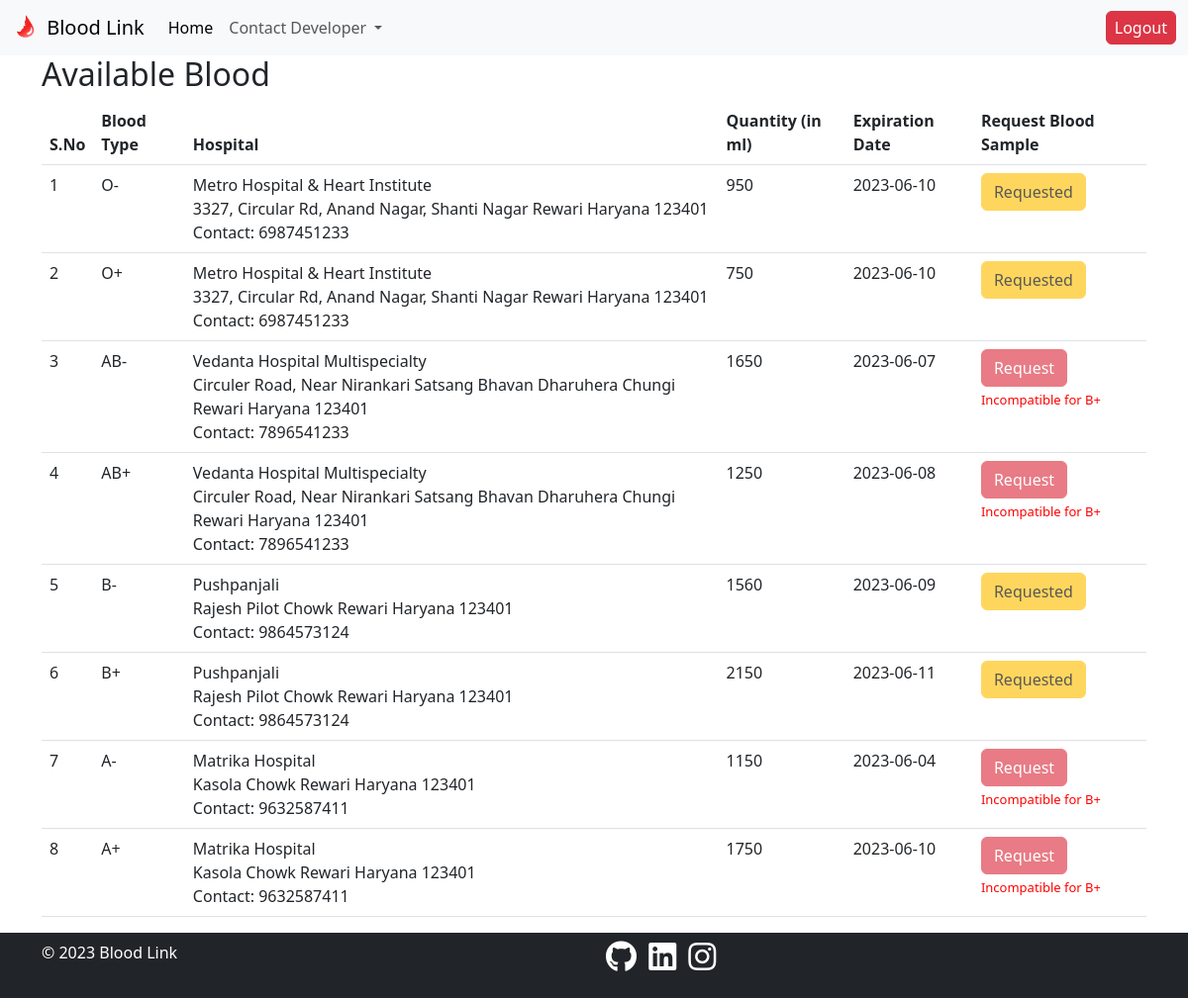
Page /receiver.php (signed in) on the committed database.
### tables this page shows
CREATE TABLE `bloodinfo` (
  `blood_info_id` int(11) NOT NULL,
  `hospital_id` int(11) DEFAULT NULL,
  `blood_type` varchar(10) DEFAULT NULL,
  `quantity` int(11) DEFAULT NULL,
  `expiration_date` date DEFAULT NULL
);

CREATE TABLE `hospital` (
  `hospital_id` int(11) NOT NULL,
  `user_id` int(11) DEFAULT NULL,
  `hospital_name` varchar(255) DEFAULT NULL,
  `address` varchar(255) DEFAULT NULL,
  `city` varchar(255) DEFAULT NULL,
  `state` varchar(255) DEFAULT NULL,
  `zip_code` varchar(255) DEFAULT NULL,
  `phone_number` varchar(255) DEFAULT NULL
);

CREATE TABLE `receiver` (
  `receiver_id` int(11) NOT NULL,
  `user_id` int(11) DEFAULT NULL,
  `full_name` varchar(255) DEFAULT NULL,
  `address` varchar(255) DEFAULT NULL,
  `city` varchar(255) DEFAULT NULL,
  `state` varchar(255) DEFAULT NULL,
  `zip_code` varchar(255) DEFAULT NULL,
  `phone_number` varchar(255) DEFAULT NULL,
  `blood_group` varchar(10) DEFAULT NULL
);

### receiver.php (the view, shortened to what this page needs)
<!DOCTYPE html>
<html lang="en">
<head>
    <link rel="stylesheet" href="https://cdnjs.cloudflare.com/ajax/libs/font-awesome/5.15.3/css/all.min.css">
    <link rel="stylesheet" href="https://cdn.jsdelivr.net/npm/bootstrap@5.3.0-alpha3/dist/css/bootstrap.min.css">
  </head>
  <body>
  <nav class="navbar navbar-expand-lg bg-body-tertiary ">
          <div class="container-fluid">
              <a class="navbar-brand" href="#">
                  <img src="logo.png" alt="Logo" width="30" height="24" class="d-inline-block align-text-top">
                  Blood Link</a>
              <div class="collapse navbar-collapse" id="navbarSupportedContent">
                  <ul class="navbar-nav me-auto mb-2 mb-lg-0">
                      <li class="nav-item">
                          <a class="nav-link active" aria-current="page" href="#">Home</a>
                      </li>
                      <li class="nav-item dropdown">
                          <a class="nav-link dropdown-toggle" href="#" role="button" data-bs-toggle="dropdown"
                              aria-expanded="false">
                              Contact Developer
                          </a>
                      </li>
                  </ul>
                  <form method = "get" action=''>
                  <button type="submit" name="logout" class="btn btn-danger px-2 py-1">
                    Logout
                  </button>
                  </form>
              </div>
          </div>
      </nav>
<?php
  $compatibility = [
    "A+" => ["A+","O+","A-","O-"],
    "O+" => ["O+","O-"],
    "B+" => ["B+","O+","B-","O-"],
    "AB+" => ["A+","B+","AB+","O+","A-","B-","AB-","O-"],
    "A-" => ["A-","O-"],
    "O-" => ["O-"],
    "B-" => ["B-","O-"],
    "AB-" => ["A-","B-","AB-","O-"],
  ];
  require("connect.php");
  $user_id = $_SESSION["user_id"];
  $sql = "SELECT receiver_id,blood_group FROM receiver WHERE user_id= $user_id;";
  $data = $conn->query($sql)->fetch_assoc();
  $receiver_id = $data['receiver_id'];
  $receiver_blood_group = $data['blood_group'];
?>
<div class="container">
<h2>Available Blood</h2>
<?php
$sql = "SELECT * FROM bloodinfo ORDER BY blood_info_id DESC";
$result = $conn->query($sql);
if ($result->num_rows > 0) {
    echo "<table class='table'>";
    echo "<thead><tr><th>S.No</th><th>Blood Type</th><th>Hospital</th><th>Quantity (in ml)</th><th>Expiration Date</th><th>Request Blood Sample</th></tr></thead>";
    $i=1;
    while($row = $result->fetch_assoc()) {
        $hospital_query = "SELECT * FROM hospital WHERE hospital_id = {$row['hospital_id']};";
        $hospital_details = $conn->query($hospital_query)->fetch_assoc();
        echo "<tr>";
        echo "<td>" .$i. "</td>";
        echo "<td>" . $row["blood_type"] . "</td>";
        echo <<<details
        <td>{$hospital_details['hospital_name']}<br>{$hospital_details['address']} {$hospital_details['city']} {$hospital_details['state']} {$hospital_details['zip_code']}<br>Contact: {$hospital_details['phone_number']}</td>
details;
        echo "<td>" . $row["quantity"] . "</td>";
        echo "<td>" . $row["expiration_date"] . "</td>";
        if( in_array($row["blood_type"],$compatibility[$receiver_blood_group])){
            $request_query = "SELECT receiver_id,blood_info_id FROM request WHERE receiver_id = $receiver_id;";
            $request_query_result = $conn->query($request_query);
            if($request_query_result->num_rows > 0){
                $flag = 0;
                while($request_details = $request_query_result->fetch_assoc()){
                    if($row['blood_info_id'] == $request_details['blood_info_id']){
                        $flag =1;
                    }
                }
                if($flag == 0){
                    echo "<td><form action='' method='POST'><button class='btn btn-danger' type='submit' name='request'>Request</button><input type='hidden' value={$row['blood_info_id']} name='bloodId' ></form></td>";
                }
                else{
                    echo "<td><button class='btn btn-warning' disabled>Requested</button></td>";
                }
            }
            else{
                echo "<td><form action='' method='POST'><button class='btn btn-danger' type='submit' name='request'>Request</button><input type='hidden' value={$row['blood_info_id']} name='bloodId' ></form></td>";
            }
        }
        else{
            echo "<td><button class='btn btn-danger' disabled>Request</button><br><span style='color: red; font-size: small;'>Incompatible for $receiver_blood_group</span></td>";
        }
        echo "</tr>";
        $i++;
    }
    echo "</table>";
} else {
    echo "No blood samples available.";
}
?>
</div>
<footer class="bg-dark text-white py-2">
        <div class="container ">
            <div class="row">
                <div class="col-md-6">
                    <p>&copy; 2023 Blood Link</p>
                </div>
                <div class="col-md-6">
                    <ul class="list-inline">
                        <li class="list-inline-item">
                            <a href="https://github.com/Ihimanshusangwan" class="text-white" target="blank"><i
                                    class="fab fa-github fa-2x"></i></a>
                        </li>
                        <li class="list-inline-item">
                            <a href="https://in.linkedin.com/in/himanshu-sangwan-44b930224" class="text-white" target="blank"><i
                                    class="fab fa-linkedin fa-2x"></i></a>
                        </li>
                        <li class="list-inline-item">
                            <a href="https://www.instagram.com/ihimanshusangwan/" class="text-white" target="blank"><i
                                    class="fab fa-instagram fa-2x"></i></a>
                        </li>
                    </ul>
                </div>
            </div>
        </div>
    </footer>
</body>
</html>

### rows in the picture
bloodinfo: blood_type "O-", hospital.hospital_name "Metro Hospital & Heart Institute", hospital.address "3327, Circular Rd, Anand Nagar, Shanti Nagar", hospital.city "Rewari", hospital.state "Haryana", hospital.zip_code "123401", hospital.phone_number "6987451233", quantity "950", expiration_date "2023-06-10", shows "Requested"
bloodinfo: blood_type "O+", hospital.hospital_name "Metro Hospital & Heart Institute", hospital.address "3327, Circular Rd, Anand Nagar, Shanti Nagar", hospital.city "Rewari", hospital.state "Haryana", hospital.zip_code "123401", hospital.phone_number "6987451233", quantity "750", expiration_date "2023-06-10", shows "Requested"
bloodinfo: blood_type "AB-", hospital.hospital_name "Vedanta Hospital Multispecialty", hospital.address "Circuler Road, Near Nirankari Satsang Bhavan Dharuhera Chungi", hospital.city "Rewari", hospital.state "Haryana", hospital.zip_code "123401", hospital.phone_number "7896541233", quantity "1650", expiration_date "2023-06-07"
receiver: blood_group "B+"
bloodinfo: blood_type "AB+", hospital.hospital_name "Vedanta Hospital Multispecialty", hospital.address "Circuler Road, Near Nirankari Satsang Bhavan Dharuhera Chungi", hospital.city "Rewari", hospital.state "Haryana", hospital.zip_code "123401", hospital.phone_number "7896541233", quantity "1250", expiration_date "2023-06-08"
bloodinfo: blood_type "B-", hospital.hospital_name "Pushpanjali", hospital.address "Rajesh Pilot Chowk", hospital.city "Rewari", hospital.state "Haryana", hospital.zip_code "123401", hospital.phone_number "9864573124", quantity "1560", expiration_date "2023-06-09", shows "Requested"
bloodinfo: blood_type "B+", hospital.hospital_name "Pushpanjali", hospital.address "Rajesh Pilot Chowk", hospital.city "Rewari", hospital.state "Haryana", hospital.zip_code "123401", hospital.phone_number "9864573124", quantity "2150", expiration_date "2023-06-11", shows "Requested"
bloodinfo: blood_type "A-", hospital.hospital_name "Matrika Hospital", hospital.address "Kasola Chowk", hospital.city "Rewari", hospital.state "Haryana", hospital.zip_code "123401", hospital.phone_number "9632587411", quantity "1150", expiration_date "2023-06-04"
bloodinfo: blood_type "A+", hospital.hospital_name "Matrika Hospital", hospital.address "Kasola Chowk", hospital.city "Rewari", hospital.state "Haryana", hospital.zip_code "123401", hospital.phone_number "9632587411", quantity "1750", expiration_date "2023-06-10"
